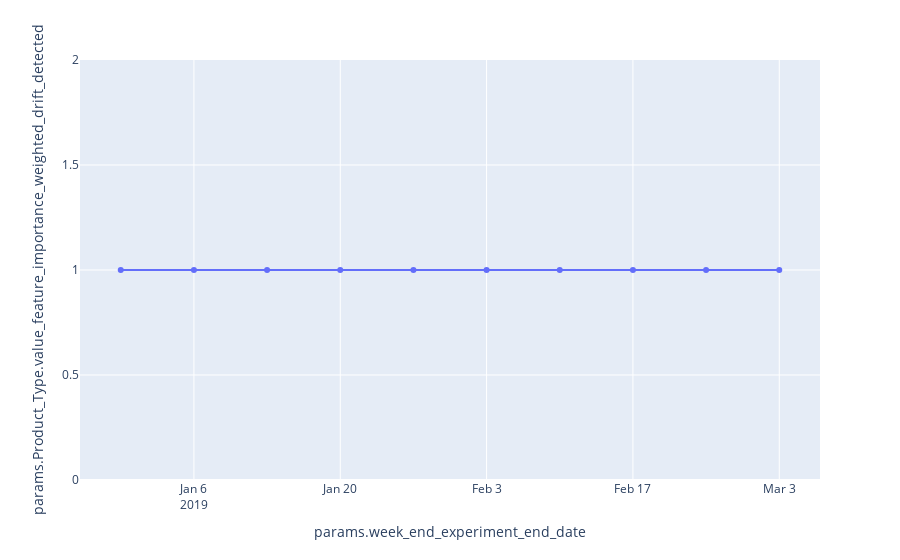

Notebook cell for this chart:
### Code cell
fig = px.line(drift_detected_experiment_results,  y='params.Product_Type.value_feature_importance_weighted_drift_detected', markers=True)
fig.show()

### Figure 1 — Plotly figure (JSON) as saved in the notebook; plotly's stock layout.template omitted (floating-point values rounded to 4 significant figures)
{"data": [{"hovertemplate": "params.week_end_experiment_end_date=%{x}<br>params.Product_Type.value_feature_importance_weighted_drift_detected=%{y}<extra></extra>", "legendgroup": "", "line": {"color": "#636efa", "dash": "solid"}, "marker": {"symbol": "circle"}, "mode": "markers+lines", "name": "", "orientation": "v", "showlegend": false, "type": "scatter", "x": ["2018-12-30 00:00:00", "2019-01-06 00:00:00", "2019-01-13 00:00:00", "2019-01-20 00:00:00", "2019-01-27 00:00:00", "2019-02-03 00:00:00", "2019-02-10 00:00:00", "2019-02-17 00:00:00", "2019-02-24 00:00:00", "2019-03-03 00:00:00"], "xaxis": "x", "y": [1, 1, 1, 1, 1, 1, 1, 1, 1, 1], "yaxis": "y"}], "layout": {"legend": {"tracegroupgap": 0}, "margin": {"t": 60}, "xaxis": {"anchor": "y", "domain": [0, 1], "title": {"text": "params.week_end_experiment_end_date"}}, "yaxis": {"anchor": "x", "domain": [0, 1], "title": {"text": "params.Product_Type.value_feature_importance_weighted_drift_detected"}}}}
